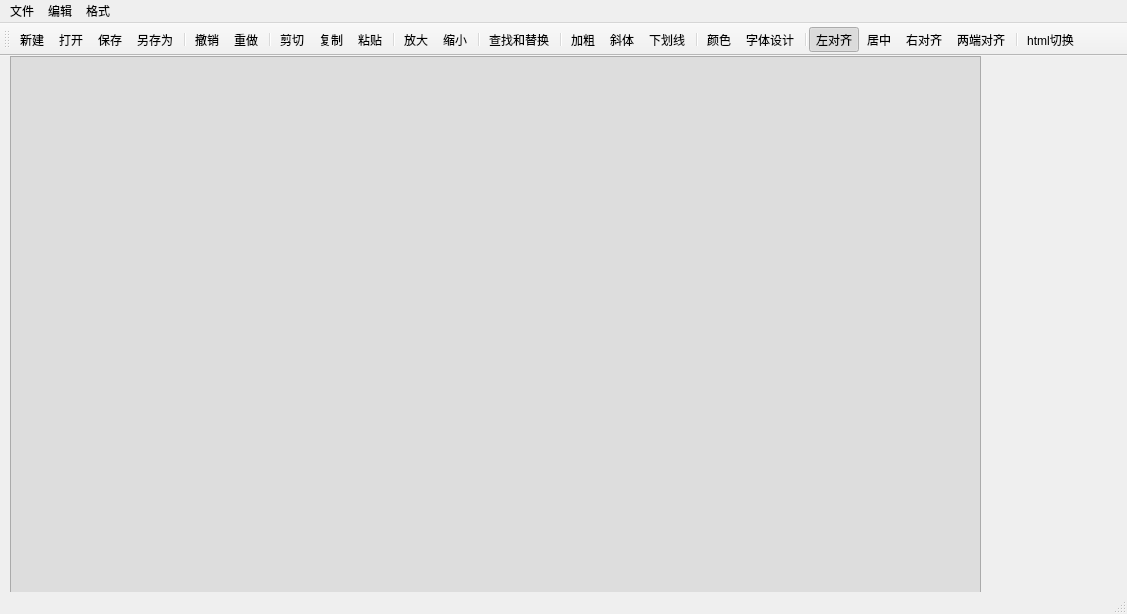
<?xml version="1.0" encoding="UTF-8"?>
<ui version="4.0">
 <class>Editor</class>
 <widget class="QMainWindow" name="Editor">
  <property name="geometry">
   <rect>
    <x>0</x>
    <y>0</y>
    <width>1127</width>
    <height>614</height>
   </rect>
  </property>
  <property name="windowTitle">
   <string>Editor</string>
  </property>
  <widget class="QWidget" name="centralwidget">
   <widget class="QGraphicsView" name="docView">
    <property name="geometry">
     <rect>
      <x>10</x>
      <y>0</y>
      <width>971</width>
      <height>571</height>
     </rect>
    </property>
    <property name="sizePolicy">
     <sizepolicy hsizetype="Expanding" vsizetype="Expanding">
      <horstretch>0</horstretch>
      <verstretch>0</verstretch>
     </sizepolicy>
    </property>
    <property name="cursor" stdset="0">
     <cursorShape>IBeamCursor</cursorShape>
    </property>
    <property name="focusPolicy">
     <enum>Qt::ClickFocus</enum>
    </property>
    <property name="autoFillBackground">
     <bool>false</bool>
    </property>
    <property name="styleSheet">
     <string notr="true">background-color: #ddd;</string>
    </property>
   </widget>
  </widget>
  <widget class="QMenuBar" name="menubar">
   <property name="geometry">
    <rect>
     <x>0</x>
     <y>0</y>
     <width>1127</width>
     <height>25</height>
    </rect>
   </property>
   <widget class="QMenu" name="menu">
    <property name="title">
     <string>文件</string>
    </property>
    <addaction name="actionNew"/>
    <addaction name="actionOpen"/>
    <addaction name="actionSave"/>
    <addaction name="actionSaveas"/>
   </widget>
   <widget class="QMenu" name="menu_2">
    <property name="title">
     <string>编辑</string>
    </property>
    <addaction name="actionUndo"/>
    <addaction name="actionRedo"/>
    <addaction name="separator"/>
    <addaction name="actionCut"/>
    <addaction name="actionCopy"/>
    <addaction name="actionPaste"/>
    <addaction name="separator"/>
    <addaction name="actionReplace"/>
   </widget>
   <widget class="QMenu" name="menu_3">
    <property name="title">
     <string>格式</string>
    </property>
    <addaction name="actionBold"/>
    <addaction name="actionItalic"/>
    <addaction name="actionUnderline"/>
    <addaction name="separator"/>
    <addaction name="actionLeft"/>
    <addaction name="actionCenter"/>
    <addaction name="actionRight"/>
    <addaction name="actionJust"/>
    <addaction name="separator"/>
    <addaction name="actionColor"/>
    <addaction name="actionFont"/>
    <addaction name="separator"/>
    <addaction name="actionHtml"/>
   </widget>
   <addaction name="menu"/>
   <addaction name="menu_2"/>
   <addaction name="menu_3"/>
  </widget>
  <widget class="QStatusBar" name="statusbar"/>
  <widget class="QToolBar" name="toolBar">
   <property name="windowTitle">
    <string>toolBar</string>
   </property>
   <property name="iconSize">
    <size>
     <width>32</width>
     <height>32</height>
    </size>
   </property>
   <attribute name="toolBarArea">
    <enum>TopToolBarArea</enum>
   </attribute>
   <attribute name="toolBarBreak">
    <bool>false</bool>
   </attribute>
   <addaction name="actionNew"/>
   <addaction name="actionOpen"/>
   <addaction name="actionSave"/>
   <addaction name="actionSaveas"/>
   <addaction name="separator"/>
   <addaction name="actionUndo"/>
   <addaction name="actionRedo"/>
   <addaction name="separator"/>
   <addaction name="actionCut"/>
   <addaction name="actionCopy"/>
   <addaction name="actionPaste"/>
   <addaction name="separator"/>
   <addaction name="actionZoomIn"/>
   <addaction name="actionZoomOut"/>
   <addaction name="separator"/>
   <addaction name="actionReplace"/>
   <addaction name="separator"/>
   <addaction name="actionBold"/>
   <addaction name="actionItalic"/>
   <addaction name="actionUnderline"/>
   <addaction name="separator"/>
   <addaction name="actionColor"/>
   <addaction name="actionFont"/>
   <addaction name="separator"/>
   <addaction name="actionLeft"/>
   <addaction name="actionCenter"/>
   <addaction name="actionRight"/>
   <addaction name="actionJust"/>
   <addaction name="separator"/>
   <addaction name="actionHtml"/>
  </widget>
  <action name="actionNew">
   <property name="icon">
    <iconset resource="img/new.qrc">
     <normaloff>:/new.svg</normaloff>:/new.svg</iconset>
   </property>
   <property name="text">
    <string>新建</string>
   </property>
   <property name="toolTip">
    <string>新建一个文档</string>
   </property>
   <property name="font">
    <font/>
   </property>
   <property name="shortcut">
    <string>Ctrl+N</string>
   </property>
   <property name="shortcutContext">
    <enum>Qt::WindowShortcut</enum>
   </property>
  </action>
  <action name="actionOpen">
   <property name="icon">
    <iconset resource="img/new.qrc">
     <normaloff>:/open.svg</normaloff>:/open.svg</iconset>
   </property>
   <property name="text">
    <string>打开</string>
   </property>
   <property name="toolTip">
    <string>打开已有文档</string>
   </property>
   <property name="shortcut">
    <string>Ctrl+O</string>
   </property>
  </action>
  <action name="actionSave">
   <property name="icon">
    <iconset resource="img/new.qrc">
     <normaloff>:/save.svg</normaloff>:/save.svg</iconset>
   </property>
   <property name="text">
    <string>保存</string>
   </property>
   <property name="toolTip">
    <string>保存当前文档</string>
   </property>
   <property name="font">
    <font>
     <strikeout>false</strikeout>
    </font>
   </property>
   <property name="shortcut">
    <string>Ctrl+S</string>
   </property>
  </action>
  <action name="actionUndo">
   <property name="icon">
    <iconset resource="img/new.qrc">
     <normaloff>:/undo.svg</normaloff>:/undo.svg</iconset>
   </property>
   <property name="text">
    <string>撤销</string>
   </property>
   <property name="toolTip">
    <string>撤销</string>
   </property>
   <property name="shortcut">
    <string>Ctrl+Z</string>
   </property>
  </action>
  <action name="actionRedo">
   <property name="icon">
    <iconset resource="img/new.qrc">
     <normaloff>:/redo.svg</normaloff>:/redo.svg</iconset>
   </property>
   <property name="text">
    <string>重做</string>
   </property>
   <property name="toolTip">
    <string>重做</string>
   </property>
   <property name="shortcut">
    <string>Ctrl+Shift+Z</string>
   </property>
  </action>
  <action name="actionCopy">
   <property name="checkable">
    <bool>false</bool>
   </property>
   <property name="icon">
    <iconset resource="img/new.qrc">
     <normaloff>:/copy.svg</normaloff>:/copy.svg</iconset>
   </property>
   <property name="text">
    <string>复制</string>
   </property>
   <property name="toolTip">
    <string>复制当前选中内容</string>
   </property>
   <property name="shortcut">
    <string>Ctrl+C</string>
   </property>
  </action>
  <action name="actionPaste">
   <property name="icon">
    <iconset resource="img/new.qrc">
     <normaloff>:/paste.svg</normaloff>:/paste.svg</iconset>
   </property>
   <property name="text">
    <string>粘贴</string>
   </property>
   <property name="toolTip">
    <string>粘贴</string>
   </property>
   <property name="shortcut">
    <string>Ctrl+V</string>
   </property>
  </action>
  <action name="actionZoomIn">
   <property name="icon">
    <iconset resource="img/new.qrc">
     <normaloff>:/zoomin.svg</normaloff>:/zoomin.svg</iconset>
   </property>
   <property name="text">
    <string>放大</string>
   </property>
   <property name="toolTip">
    <string>放大视野</string>
   </property>
   <property name="shortcut">
    <string>Ctrl+=</string>
   </property>
   <property name="shortcutContext">
    <enum>Qt::WindowShortcut</enum>
   </property>
  </action>
  <action name="actionZoomOut">
   <property name="icon">
    <iconset resource="img/new.qrc">
     <normaloff>:/zoomout.svg</normaloff>:/zoomout.svg</iconset>
   </property>
   <property name="text">
    <string>缩小</string>
   </property>
   <property name="toolTip">
    <string>缩小视野</string>
   </property>
   <property name="shortcut">
    <string>Ctrl+-</string>
   </property>
  </action>
  <action name="actionReplace">
   <property name="icon">
    <iconset resource="img/new.qrc">
     <normaloff>:/replace.svg</normaloff>:/replace.svg</iconset>
   </property>
   <property name="text">
    <string>查找和替换</string>
   </property>
   <property name="toolTip">
    <string>将搜索文本替换为其它内容</string>
   </property>
   <property name="shortcut">
    <string>Ctrl+H</string>
   </property>
  </action>
  <action name="action">
   <property name="text">
    <string>新建</string>
   </property>
  </action>
  <action name="action_2">
   <property name="text">
    <string>打开 </string>
   </property>
  </action>
  <action name="action_3">
   <property name="text">
    <string>保存</string>
   </property>
  </action>
  <action name="action_4">
   <property name="text">
    <string>另存为</string>
   </property>
  </action>
  <action name="action_5">
   <property name="text">
    <string>撤销</string>
   </property>
  </action>
  <action name="action_6">
   <property name="text">
    <string>重做</string>
   </property>
  </action>
  <action name="action_8">
   <property name="text">
    <string>剪切</string>
   </property>
  </action>
  <action name="action_9">
   <property name="text">
    <string>复制</string>
   </property>
  </action>
  <action name="action_10">
   <property name="text">
    <string>粘贴</string>
   </property>
  </action>
  <action name="action_12">
   <property name="text">
    <string>查找</string>
   </property>
  </action>
  <action name="action_13">
   <property name="text">
    <string>替换</string>
   </property>
  </action>
  <action name="actionBold">
   <property name="checkable">
    <bool>true</bool>
   </property>
   <property name="icon">
    <iconset resource="img/new.qrc">
     <normaloff>:/bold.png</normaloff>:/bold.png</iconset>
   </property>
   <property name="text">
    <string>加粗</string>
   </property>
   <property name="toolTip">
    <string>加粗字体</string>
   </property>
   <property name="shortcut">
    <string>Ctrl+B</string>
   </property>
  </action>
  <action name="actionItalic">
   <property name="checkable">
    <bool>true</bool>
   </property>
   <property name="icon">
    <iconset resource="img/new.qrc">
     <normaloff>:/i.png</normaloff>:/i.png</iconset>
   </property>
   <property name="text">
    <string>斜体</string>
   </property>
   <property name="toolTip">
    <string>倾斜字体</string>
   </property>
   <property name="shortcut">
    <string>Ctrl+I</string>
   </property>
  </action>
  <action name="actionUnderline">
   <property name="checkable">
    <bool>true</bool>
   </property>
   <property name="icon">
    <iconset resource="img/new.qrc">
     <normaloff>:/underline.png</normaloff>:/underline.png</iconset>
   </property>
   <property name="text">
    <string>下划线</string>
   </property>
   <property name="toolTip">
    <string>加上下划线</string>
   </property>
   <property name="shortcut">
    <string>Ctrl+U</string>
   </property>
  </action>
  <action name="actionFont">
   <property name="icon">
    <iconset resource="img/new.qrc">
     <normaloff>:/size.png</normaloff>:/size.png</iconset>
   </property>
   <property name="text">
    <string>字体设计</string>
   </property>
   <property name="toolTip">
    <string>字体一些设计</string>
   </property>
   <property name="shortcut">
    <string>Ctrl+T</string>
   </property>
  </action>
  <action name="actionCut">
   <property name="icon">
    <iconset resource="img/new.qrc">
     <normaloff>:/cut.png</normaloff>:/cut.png</iconset>
   </property>
   <property name="text">
    <string>剪切</string>
   </property>
   <property name="shortcut">
    <string>Ctrl+X</string>
   </property>
  </action>
  <action name="actionLeft">
   <property name="checkable">
    <bool>true</bool>
   </property>
   <property name="checked">
    <bool>true</bool>
   </property>
   <property name="enabled">
    <bool>true</bool>
   </property>
   <property name="icon">
    <iconset resource="img/new.qrc">
     <normaloff>:/left.png</normaloff>:/left.png</iconset>
   </property>
   <property name="text">
    <string>左对齐</string>
   </property>
   <property name="font">
    <font/>
   </property>
   <property name="shortcut">
    <string>Ctrl+L</string>
   </property>
  </action>
  <action name="actionCenter">
   <property name="checkable">
    <bool>true</bool>
   </property>
   <property name="icon">
    <iconset resource="img/new.qrc">
     <normaloff>:/middle.png</normaloff>:/middle.png</iconset>
   </property>
   <property name="text">
    <string>居中</string>
   </property>
   <property name="toolTip">
    <string>居中</string>
   </property>
   <property name="shortcut">
    <string>Ctrl+E</string>
   </property>
  </action>
  <action name="actionRight">
   <property name="checkable">
    <bool>true</bool>
   </property>
   <property name="icon">
    <iconset resource="img/new.qrc">
     <normaloff>:/right.png</normaloff>:/right.png</iconset>
   </property>
   <property name="text">
    <string>右对齐</string>
   </property>
   <property name="shortcut">
    <string>Ctrl+R</string>
   </property>
  </action>
  <action name="actionJust">
   <property name="checkable">
    <bool>true</bool>
   </property>
   <property name="icon">
    <iconset resource="img/new.qrc">
     <normaloff>:/just.png</normaloff>:/just.png</iconset>
   </property>
   <property name="text">
    <string>两端对齐</string>
   </property>
   <property name="shortcut">
    <string>Ctrl+J</string>
   </property>
  </action>
  <action name="actionColor">
   <property name="icon">
    <iconset resource="img/new.qrc">
     <normaloff>:/color.png</normaloff>:/color.png</iconset>
   </property>
   <property name="text">
    <string>颜色</string>
   </property>
   <property name="shortcut">
    <string>Ctrl+Y</string>
   </property>
  </action>
  <action name="actionSaveas">
   <property name="icon">
    <iconset resource="img/new.qrc">
     <normaloff>:/saveas.png</normaloff>:/saveas.png</iconset>
   </property>
   <property name="text">
    <string>另存为</string>
   </property>
   <property name="shortcut">
    <string>Ctrl+A</string>
   </property>
  </action>
  <action name="actionHtml">
   <property name="checkable">
    <bool>true</bool>
   </property>
   <property name="icon">
    <iconset resource="img/new.qrc">
     <normaloff>:/icons8-html-filetype-24.png</normaloff>:/icons8-html-filetype-24.png</iconset>
   </property>
   <property name="text">
    <string>html切换</string>
   </property>
  </action>
 </widget>
 <resources>
  <include location="img/new.qrc"/>
  <include location="img/new.qrc"/>
 </resources>
 <connections/>
</ui>
